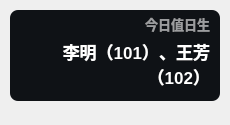
<?xml version="1.0" encoding="UTF-8"?>
<ui version="4.0">
 <class>Theme</class>
 <widget class="QWidget" name="Form">
  <property name="geometry">
   <rect>
    <x>0</x>
    <y>0</y>
    <width>230</width>
    <height>125</height>
   </rect>
  </property>
  <property name="minimumSize">
   <size>
    <width>0</width>
    <height>0</height>
   </size>
  </property>
  <property name="maximumSize">
   <size>
    <width>16777215</width>
    <height>65536</height>
   </size>
  </property>
  <property name="windowTitle">
   <string>值日生</string>
  </property>
  <widget class="QLabel" name="duty_title">
   <property name="geometry">
    <rect>
     <x>20</x>
     <y>14</y>
     <width>190</width>
     <height>20</height>
    </rect>
   </property>
   <property name="font">
    <font>
     <family>Microsoft YaHei UI</family>
     <pointsize>10</pointsize>
     <weight>75</weight>
     <bold>true</bold>
    </font>
   </property>
   <property name="styleSheet">
    <string notr="true">color: rgba(255, 255, 255, 150);
font-weight: bold;</string>
   </property>
   <property name="text">
    <string>今日值日生</string>
   </property>
   <property name="textFormat">
    <enum>Qt::PlainText</enum>
   </property>
   <property name="alignment">
    <set>Qt::AlignRight|Qt::AlignTrailing|Qt::AlignVCenter</set>
   </property>
  </widget>
  <widget class="QLabel" name="duty_text">
   <property name="geometry">
    <rect>
     <x>20</x>
     <y>34</y>
     <width>190</width>
     <height>60</height>
    </rect>
   </property>
   <property name="font">
    <font>
     <family>Microsoft YaHei UI</family>
     <pointsize>13</pointsize>
     <weight>75</weight>
     <bold>true</bold>
    </font>
   </property>
   <property name="styleSheet">
    <string notr="true">border: none;
color: rgba(255, 255, 255, 255);
font-weight: bold</string>
   </property>
   <property name="text">
    <string>李明（101）、王芳（102）</string>
   </property>
   <property name="textFormat">
    <enum>Qt::RichText</enum>
   </property>
   <property name="wordWrap">
    <bool>true</bool>
   </property>
   <property name="alignment">
    <set>Qt::AlignRight|Qt::AlignTrailing|Qt::AlignVCenter</set>
   </property>
  </widget>
  <widget class="QLabel" name="backgnd">
   <property name="geometry">
    <rect>
     <x>10</x>
     <y>10</y>
     <width>210</width>
     <height>91</height>
    </rect>
   </property>
   <property name="styleSheet">
    <string notr="true">background-color: rgba(15, 18, 22, 255);
border-radius: 8px</string>
   </property>
   <property name="text">
    <string/>
   </property>
  </widget>
  <zorder>backgnd</zorder>
  <zorder>duty_title</zorder>
  <zorder>duty_text</zorder>
 </widget>
 <resources/>
 <connections/>
</ui>
